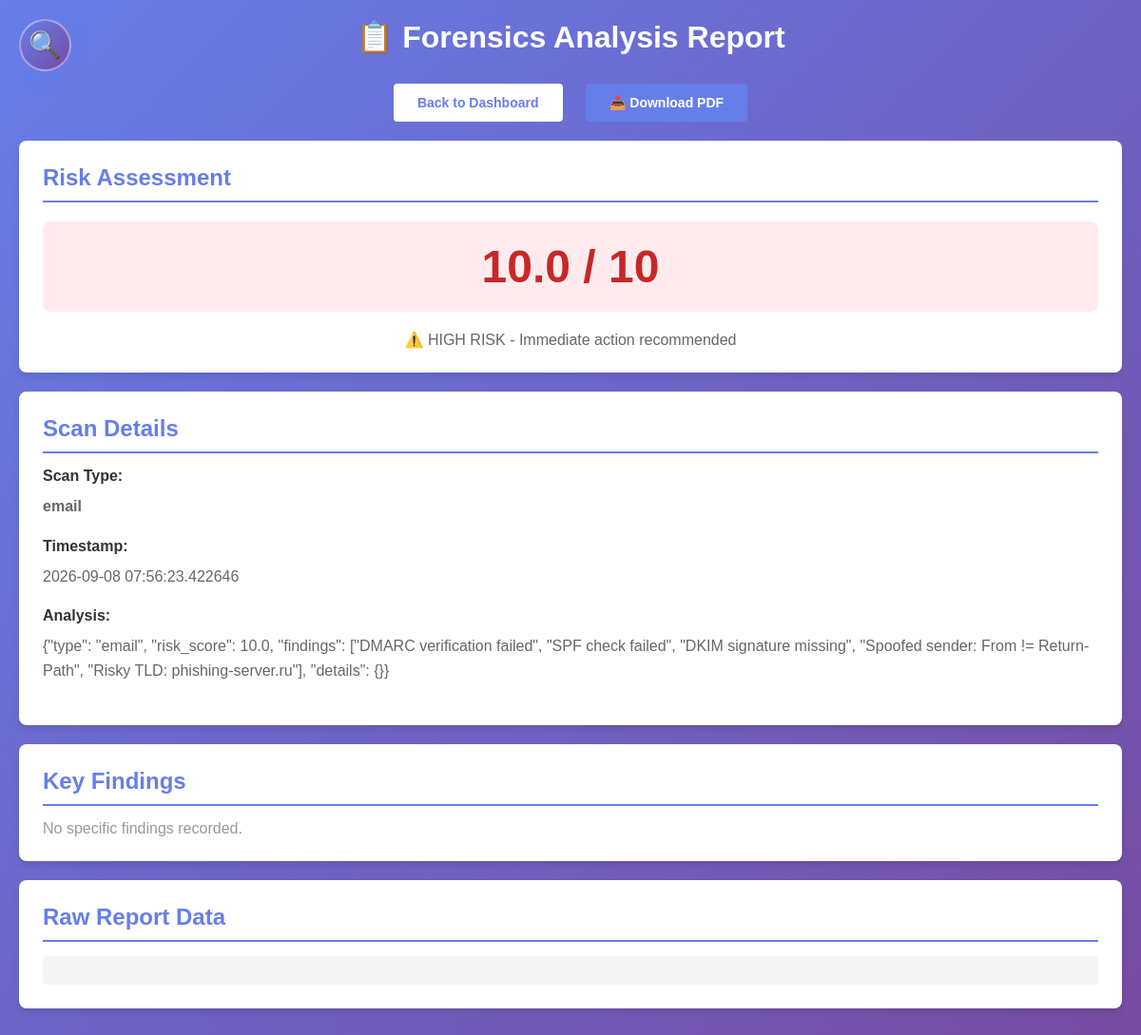
Screenshot of /report/7 (signed in) with the database file from the repository.
### app.py (models this page shows)
class Scan(db.Model):
    id = db.Column(db.Integer, primary_key=True)
    user_id = db.Column(db.Integer, db.ForeignKey('user.id'))
    scan_type = db.Column(db.String(20))
    risk_score = db.Column(db.Float)
    timestamp = db.Column(db.DateTime, default=datetime.utcnow)
    details = db.Column(db.Text)

### app.py (the view)
@app.route('/report/<int:scan_id>')
@login_required
def view_report(scan_id):
    scan = Scan.query.get_or_404(scan_id)
    if scan.user_id != current_user.id:
        return redirect(url_for('index'))
    result = json.loads(scan.details)
    return render_template('report.html', result=result, scan=scan)

### app.py (called while the page is built)
@login_manager.user_loader
def load_user(user_id):
    return User.query.get(int(user_id))

### templates/report.html (shortened to what this page needs)
<!DOCTYPE html>
<html>
<head>
</head>
<body>
    <a href="/" class="home-btn" title="Back to Home"></a>
    <div class="container">
        <div class="header">
            <h1>📋 Forensics Analysis Report</h1>
        </div>
        <div class="actions">
            <a href="/dashboard" class="btn">Back to Dashboard</a>
            <a href="/report/{{ scan.id }}/download" class="btn btn-primary">📥 Download PDF</a>
        </div>
        <div class="card">
            <h2>Risk Assessment</h2>
            <div class="risk-score {% if scan.risk_score >= 7 %}risk-high{% elif scan.risk_score >= 4 %}risk-medium{% else %}risk-low{% endif %}">
                {{ scan.risk_score }} / 10
            </div>
            <p style="text-align: center; color: #666;">
                {% if scan.risk_score >= 7 %}
                    ⚠️ HIGH RISK - Immediate action recommended
                {% elif scan.risk_score >= 4 %}
                    ⚡ MEDIUM RISK - Review recommended
                {% else %}
                    ✅ LOW RISK - Appears safe
                {% endif %}
            </p>
        </div>
        <div class="card">
            <h2>Scan Details</h2>
            <div class="report-section">
                <h3>Scan Type:</h3>
                <p><strong>{{ scan.scan_type }}</strong></p>
            </div>
            <div class="report-section">
                <h3>Timestamp:</h3>
                <p>{{ scan.timestamp }}</p>
            </div>
            <div class="report-section">
                <h3>Analysis:</h3>
                <p>{{ scan.details }}</p>
            </div>
        </div>
        <div class="card">
            <h2>Key Findings</h2>
            {% if scan.findings %}
                <ul class="findings-list">
                    {% for finding in scan.findings %}
                        <li>{{ finding }}</li>
                    {% endfor %}
                </ul>
            {% else %}
                <p style="color: #999;">No specific findings recorded.</p>
            {% endif %}
        </div>
        <div class="card">
            <h2>Raw Report Data</h2>
            <pre style="background: #f5f5f5; padding: 15px; border-radius: 4px; overflow-x: auto;">{{ scan.json_data }}</pre>
        </div>
    </div>
</body>
</html>

### templates/report.html (style rules this page uses)
* { margin: 0; padding: 0; box-sizing: border-box; }
body { font-family: Arial, sans-serif; background: linear-gradient(135deg, #667eea 0%, #764ba2 100%); min-height: 100vh; padding: 20px; }
.container { max-width: 1200px; margin: 0 auto; }
.header { text-align: center; color: white; margin-bottom: 30px; }
.header h1 { font-size: 32px; margin-bottom: 10px; }
.actions { text-align: center; margin-bottom: 20px; }
.btn { display: inline-block; padding: 12px 25px; margin: 0 10px; background: white; color: #667eea; border: none; border-radius: 4px; cursor: pointer; font-size: 14px; font-weight: bold; text-decoration: none; }
.btn-primary { background: #667eea; color: white; }
.card { background: white; padding: 25px; border-radius: 8px; margin-bottom: 20px; box-shadow: 0 4px 6px rgba(0,0,0,0.1); }
.card h2 { color: #667eea; margin-bottom: 15px; border-bottom: 2px solid #667eea; padding-bottom: 10px; }
.report-section { margin-bottom: 20px; }
.report-section h3 { color: #333; margin-bottom: 10px; font-size: 16px; }
.report-section p { color: #666; line-height: 1.6; }
.risk-score { font-size: 48px; font-weight: bold; text-align: center; padding: 20px; border-radius: 8px; margin: 20px 0; }
.risk-high { background: #ffebee; color: #c62828; }
.home-btn { position: fixed; top: 20px; left: 20px; width: 55px; height: 55px; border-radius: 50%; background: linear-gradient(135deg, #667eea 0%, #764ba2 100%); border: 2px solid rgba(255, 255, 255, 0.4); display: flex; align-items: center; justify-content: center; cursor: pointer; box-shadow: 0 4px 15px rgba(102, 126, 234, 0.5); transition: all 0.3s ease; text-decoration: none; z-index: 1000; font-size: 28px; }
.home-btn::before { content: '🔍'; animation: pulse 2.5s infinite; }

### rows the page displays
Scan: risk_score "10.0", scan_type "email", timestamp "2026-09-08 07:56:23.422646", details "{\"type\": \"email\", \"risk_score\": 10.0, \"findings\": [\"DMARC verification failed\", \"SPF check failed\", \"DKIM signature missing\", \"Spoofed sender: From != Return-Path\", \"Risky TLD: phishing-server.ru\"], \"details\": {}}"
